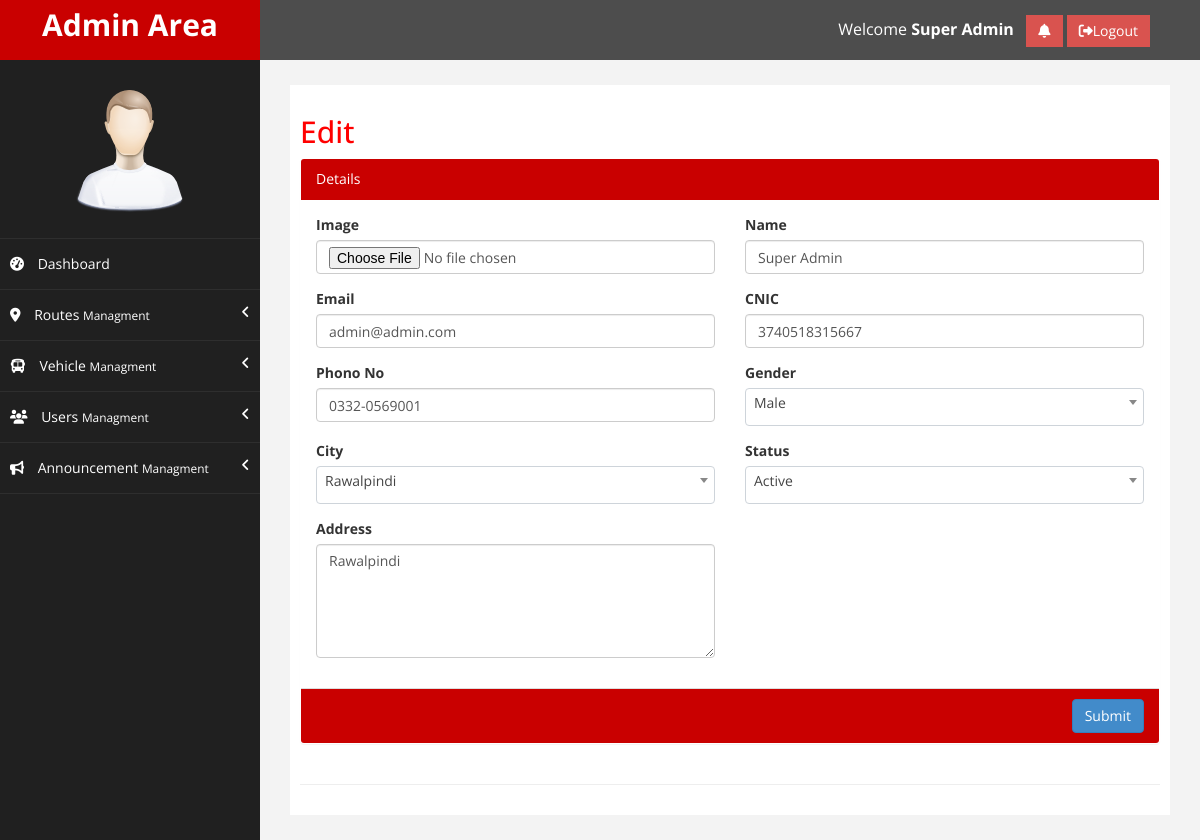
The app's page /editUser.php?userID=1 (signed in) with its own data.
### tables this page shows
CREATE TABLE `tbl_users` (
  `user_id` int(11) NOT NULL,
  `user_fullName` varchar(255) DEFAULT NULL,
  `user_email` varchar(255) DEFAULT NULL,
  `user_password` varchar(255) DEFAULT NULL,
  `user_cnic` varchar(13) DEFAULT NULL,
  `user_contactNo` varchar(100) DEFAULT NULL,
  `user_address` text DEFAULT NULL,
  `user_cityID` int(11) DEFAULT NULL,
  `user_lat` decimal(16,6) DEFAULT NULL,
  `user_lng` decimal(16,6) DEFAULT NULL,
  `user_end_lat` double(16,7) DEFAULT NULL,
  `user_end_lng` double(16,7) DEFAULT NULL,
  `user_isOnline` enum('0','1') NOT NULL DEFAULT '1',
  `user_gender` enum('M','F') NOT NULL DEFAULT 'M',
  `user_type` enum('SA','D','U') NOT NULL DEFAULT 'U',
  `user_status` enum('P','R','A','B') NOT NULL DEFAULT 'P',
  `user_profileImage` varchar(255) DEFAULT NULL,
  `user_routeID` int(11) DEFAULT NULL,
  `user_vehicleID` int(11) DEFAULT NULL,
  `createdBy` int(11) DEFAULT NULL,
  `createdDate` datetime DEFAULT NULL,
  `updatedBy` int(11) DEFAULT NULL,
  `updatedDate` datetime DEFAULT NULL
);

### editUser.php (the view, shortened to what this page needs)
<?php include ("includes/head.php"); ?>
<link rel="stylesheet" href="plugins/select2/css/select2.min.css">
<link rel="stylesheet" href="plugins/select2-bootstrap4-theme/select2-bootstrap4.min.css">
<?php
$userType = $formHeading = "";
$userName  = $user_Email = $userCNIC = $userPhoneNo = $userDescription = $userGender =  $userAddress = $userCourt = $userCategory = $userCity = "";
if (isset($_GET['userID'])) {
  $userID = $_GET['userID'];
  $sql = "SELECT * FROM `tbl_users` WHERE `user_id` = '$userID'";
  $result = mysqli_query($con,$sql);
  if ($result) {
    if (mysqli_num_rows($result)==1) {
      if($row = mysqli_fetch_array($result)){
        $userName = $row['user_fullName'];
        $user_Email = $row['user_email'];
        $userCNIC = $row['user_cnic'];
        $userPhoneNo = $row['user_contactNo'];
        $userImage = $row['user_profileImage'];
        $userAddress  = $row['user_address'];
      }
    }
  }
}
?>
    <div id="wrapper">
        <?php include("includes/topNav.php"); ?>
            <?php include("includes/sidebar.php"); ?>
        <div id="page-wrapper" >
            <div id="page-inner">
                <div class="row">
                    <div class="col-md-12">
                     <h2>Edit <?php if ($formHeading != "") {
                     } ?></h2>
                    </div>
                    <div class="col-md-12 col-sm-12">
                        <div class="panel">
                            <div class="panel-heading panelHeadBg">
                                <?php if ($formHeading != "") { echo $formHeading; } ?> Details
                            </div>
                            <form action="editUser.php?userType=<?php echo $userType; ?>&userID=<?php echo $userID; ?>" method="POST" enctype="multipart/form-data">
                                <div class="panel-body">
                                    <div class="row">
                                      <?php if ($userImage != "" && file_exists($userImage)) { ?>
                                       <div class="col-md-1">
                                         <img style="width: 60px; height: 60px; display: block; margin: auto;" src="<?php echo $userImage; ?>">
                                       </div>
                                      <?php
                                        $colClass = "col-md-5" ;
                                        }else{
                                          $colClass = "col-md-6";
                                        }
                                      ?>
                                      <div class="<?php echo $colClass; ?>">
                                        <div class="form-group">
                                          <label><?php echo $formHeading; ?> Image</label>
                                          <input type="file" class="form-control" id="profileImage"  name="profileImage">
                                        </div>
                                      </div>
                                      <div class="col-md-6">
                                        <div class="form-group">
                                            <label><?php echo $formHeading; ?> Name</label>
                                            <input type="text" class="form-control" id="userName" placeholder="Enter Name" name="userName" value="<?php echo $userName; ?>">
                                        </div>
                                      </div>
                                    </div>
                                    <div class="row">
                                      <div class="col-md-6">
                                        <div class="form-group">
                                            <label><?php echo $formHeading; ?> Email</label>
                                            <input type="email" class="form-control" id="userName" placeholder="Enter Email" name="user_Email" value="<?php echo $user_Email; ?>">
                                        </div>
                                      </div>
                                      <div class="col-md-6">
                                        <div class="form-group">
                                            <label><?php echo $formHeading; ?> CNIC</label>
                                            <input type="text" class="form-control" id="userCNIC" placeholder="Enter CNIC" name="userCNIC" value="<?php echo $userCNIC; ?>">
                                        </div>
                                      </div>
                                    </div>
                                    <div class="row">
                                      <div class="col-md-6">
                                        <div class="form-group">
                                            <label><?php echo $formHeading; ?> Phono No</label>
                                            <input type="text" class="form-control" id="userPhoneNo" placeholder="Enter Phone No" name="userPhoneNo" value="<?php echo $userPhoneNo; ?>">
                                        </div>
                                      </div>
                                      <div class="col-md-6">
                                        <div  class="form-group">
                                          <label><?php echo $formHeading; ?> Gender</label>
                                        </div>
                                      </div>
                                    </div>
                                    <div class="row">
                                      <div class="col-md-6">
                                        <div  class="form-group">
                                          <label><?php echo $formHeading; ?> City</label>
                                          </div>
                                      </div>
                                      <div class="col-md-6">
                                        <div  class="form-group">
                                          <label><?php echo $formHeading; ?> Status</label>
                                        </div>
                                      </div>
                                    </div>
                                   <div class="row">
                                     <div class="col-md-6">
                                       <div class="form-group">
                                        <label><?php echo $formHeading; ?> Address</label>
                                        <textarea class="form-control" name="userAddress" rows="5" placeholder="Enter Address"><?php echo $userAddress ?></textarea>
                                      </div>
                                     </div>
                                   </div>
                                </div>
                                <div class="panel-footer panelFootBg">
                                    <button type="submit" name="submitBtn" class="btn btn-primary pull-right">Submit</button>
                                    <div class="clearfix"></div>
                                </div>
                            </form>
                        </div>
                    </div>
                </div>
                 <hr />
            </div>
        </div>
    </div>
</body>
</html>

### assets/css/custom.css (style rules this page uses)
body { font-family: 'Open Sans', sans-serif; }
#wrapper { width: 100%; background:#202020; }
#page-wrapper { padding: 15px 15px; min-height: 500px; background:#F3F3F3; }
#page-inner { width:100%; margin:10px 20px 10px 0px; background-color:#fff!important; padding:10px; min-height:500px; }
h2 { color: #f00; }
@media (min-width:768px) { #page-wrapper { margin: 0 0 0 260px; padding: 15px 30px; min-height: 500px; } }

### includes/head.php (style rules this page uses)
.panelHeadBg,.panelFootBg { background: #c90000 !important; color: #ffffff !important; }

### records on screen
tbl_users: userName "Super Admin", user_Email "admin@admin.com", userCNIC "3740518315667", userPhoneNo "0332-0569001", userAddress "Rawalpindi"

### other values on screen
$_SESSION['userFullName'] "Super Admin"
